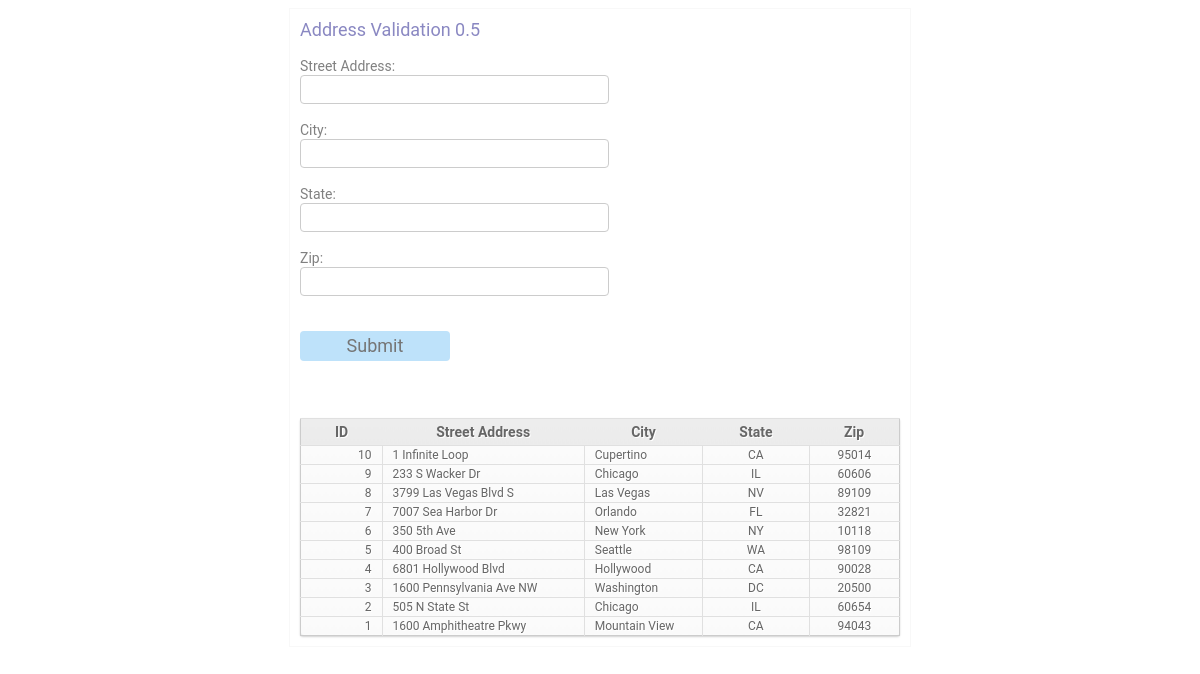
/option2/index.php, run on the app's committed database.
### tables this page shows
CREATE TABLE IF NOT EXISTS `dev` (
  `id` int(11) NOT NULL AUTO_INCREMENT,
  `address` text NOT NULL,
  `city` text NOT NULL,
  `state` text NOT NULL,
  `zip` text NOT NULL,
  PRIMARY KEY (`id`),
  UNIQUE KEY `id` (`id`)
);

### option2/index.php (the view, shortened to what this page needs)
<!DOCTYPE html>
<head>
<link href="css/style.css" rel="stylesheet" type="text/css" />
</head>
<body>
<div class="content-wrap">
	<div class="content">
	<div class="title">Address Validation 0.5</div>
		<form method="post" action="<?php echo $_SERVER['PHP_SELF'];?>">
				<p> <label>Street Address: </label><br>
					<input id="street" name="street" type="text" tabindex="1" ><br>
				</p>
				<p> <label>City: </label><br>
					<input id="city" name="city" type="text" tabindex="2"><br>
				</p>
				<p> <label>State: </label><br>
					<input id="state" name="state" type="text" tabindex="3"><br>
				</p>
				<p>	<label>Zip: </label><br>
					<input id="zip" name="zip" type="text" readonly class="noshow"><br>
				</p>
				<br/>
				<input type="submit" class="btn" tabindex="4" value="Submit" name="Submit">
		</form>
		<br><br><br>
		<table class="table-res">
				<tr>
					<th>ID</th>
					<th>Street Address</th>
					<th>City</th>
					<th>State</th>
					<th>Zip</th>
				</tr>
<?php
	include 'db_conn.php';
	$tbl_name="dev";
	$mysqli = new mysqli($host, $username, $password,$db_name);
	$results = $mysqli->query("SELECT * FROM $tbl_name ORDER BY id DESC");
	if ($results) {
	   while($obj = $results->fetch_object())
			{?>
				<tr>
					<td><?php echo $obj->id;?></td>
					<td><?php echo $obj->address;?></td>
					<td><?php echo $obj->city;?></td>
					<td><?php echo $obj->state;?></td>
					<td><?php echo $obj->zip;?></td>
				</tr>
<?php
			}
	}
?>
		</table>
	</div>
</div>
</body>
</html>

### option2/css/style.css (style rules this page uses)
.content-wrap { background: #FFF; width: 100%; }
.content { border: 1px solid #f8f8f8; padding: 10px; background: #FFF; width: 600px; margin: 0px auto; font-family: 'Roboto', sans-serif; }
input[type=text] { border: 1px solid #CCCCCC; border-radius: 4px; line-height: 25px; -webkit-appearance: none; text-align: left; padding-left: 5px; color: #000000; width: 300px; font-family: 'Roboto', sans-serif; font-size: 16px; color: #757575; }
label { color:gray; margin-right: 20px; font-size: 14px; }
.title { font-family: 'Roboto', sans-serif; font-size: 18px; color: #8A88C2; }
.btn { width: 150px; display: inline-block; font-weight: normal; line-height: 1.42857143; text-align: center; white-space: nowrap; vertical-align: middle; -ms-touch-action: manipulation; touch-action: manipulation; cursor: pointer; -webkit-user-select: none; -moz-user-select: none; -ms-user-select: none; border: 1px solid transparent; border-radius: 4px; background-color: #BEE2FA; font-family: 'Roboto', sans-serif; font-size: 18px; color: #757575; }
table { width: 600px; font-family: 'Roboto', sans-serif; color: #666; font-size: 12px; text-shadow: 1px 1px 0px #fff; background: #eaebec; border: 1px solid #ccc; border-collapse: collapse !important; border-radius:3px; -moz-border-radius:3px; -webkit-border-radius:3px; -moz-box-shadow: 0 1px 2px #d1d1d1; -webkit-box-shadow: 0 1px 2px #d1d1d1; box-shadow: 0 1px 2px #d1d1d1; }
table th { padding: 5px 25px 5px 25px; border-top: 1px solid #e0e0e0; border-bottom: 1px solid #e0e0e0; text-align: center; background: #ededed; background: -webkit-gradient(linear, left top, left bottom, from(#ededed), to(#ebebeb)); background: -moz-linear-gradient(top, #ededed, #ebebeb); }
table tr:first-child th:first-child { -moz-border-radius-topleft: 3px; -webkit-border-top-left-radius: 3px; border-top-left-radius: 3px; }
table tr:first-child th:last-child { -moz-border-radius-topright: 3px; -webkit-border-top-right-radius: 3px; border-top-right-radius: 3px; }
table tr { text-align: left; padding-left: 20px; }
table td:first-child { text-align: right; padding-right: 10px; border-left: 0; }
table td:nth-child(2),td:nth-child(3) { text-align: left; padding-left: 10px; }
table td:nth-child(4),td:nth-child(5) { text-align: center; }
table td { padding: 2px; border-top: 1px solid #ffffff; border-bottom: 1px solid #e0e0e0; border-left: 1px solid #e0e0e0; background: #fafafa; background: -webkit-gradient(linear, left top, left bottom, from(#fbfbfb), to(#fafafa)); background: -moz-linear-gradient(top, #fbfbfb, #fafafa); }
th { padding: 2px; font-size: 14px; background: -webkit-gradient(linear, left top, left bottom, from(#fbfbfb), to(#fafafa)); background: -moz-linear-gradient(top, #fbfbfb, #fafafa); }
table tr:last-child td { border-bottom: 0; }
table tr:last-child td:first-child { -moz-border-radius-bottomleft: 3px; -webkit-border-bottom-left-radius: 3px; border-bottom-left-radius: 3px; }
table tr:last-child td:last-child { -moz-border-radius-bottomright: 3px; -webkit-border-bottom-right-radius: 3px; border-bottom-right-radius: 3px; }

### data on the page
dev: id "10", address "1 Infinite Loop", city "Cupertino", state "CA", zip "95014"
dev: id "9", address "233 S Wacker Dr", city "Chicago", state "IL", zip "60606"
dev: id "8", address "3799 Las Vegas Blvd S", city "Las Vegas", state "NV", zip "89109"
dev: id "7", address "7007 Sea Harbor Dr", city "Orlando", state "FL", zip "32821"
dev: id "6", address "350 5th Ave", city "New York", state "NY", zip "10118"
dev: id "5", address "400 Broad St", city "Seattle", state "WA", zip "98109"
dev: id "4", address "6801 Hollywood Blvd", city "Hollywood", state "CA", zip "90028"
dev: id "3", address "1600 Pennsylvania Ave NW", city "Washington", state "DC", zip "20500"
dev: id "2", address "505 N State St", city "Chicago", state "IL", zip "60654"
dev: id "1", address "1600 Amphitheatre Pkwy", city "Mountain View", state "CA", zip "94043"
